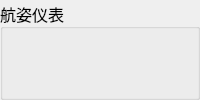
      <widget class="QGroupBox" name="groupBox_2">
       <property name="sizePolicy">
        <sizepolicy hsizetype="Expanding" vsizetype="Expanding">
         <horstretch>0</horstretch>
         <verstretch>0</verstretch>
        </sizepolicy>
       </property>
       <property name="minimumSize">
        <size>
         <width>0</width>
         <height>0</height>
        </size>
       </property>
       <property name="font">
        <font>
         <family>3ds</family>
         <pointsize>12</pointsize>
        </font>
       </property>
       <property name="title">
        <string>航姿仪表</string>
       </property>
       <property name="alignment">
        <set>Qt::AlignLeading|Qt::AlignLeft|Qt::AlignVCenter</set>
       </property>
       <property name="flat">
        <bool>false</bool>
       </property>
       <property name="checkable">
        <bool>false</bool>
       </property>
       <layout class="QVBoxLayout" name="verticalLayout_6">
        <item>
         <layout class="QGridLayout" name="gridLayout_4">
          <item row="1" column="5" colspan="2">
           <widget class="GaugePlane" name="gaugePlane" native="true">
            <property name="sizePolicy">
             <sizepolicy hsizetype="Expanding" vsizetype="Expanding">
              <horstretch>0</horstretch>
              <verstretch>0</verstretch>
             </sizepolicy>
            </property>
            <property name="maximumSize">
             <size>
              <width>16777215</width>
              <height>16777215</height>
             </size>
            </property>
            <property name="borderOutColorStart" stdset="0">
             <color>
              <red>170</red>
              <green>170</green>
              <blue>255</blue>
             </color>
            </property>
            <property name="bgColor" stdset="0">
             <color alpha="150">
              <red>0</red>
              <green>170</green>
              <blue>255</blue>
             </color>
            </property>
            <property name="planeColor" stdset="0">
             <color>
              <red>170</red>
              <green>170</green>
              <blue>127</blue>
             </color>
            </property>
            <property name="pointerColor" stdset="0">
             <color>
              <red>255</red>
              <green>0</green>
              <blue>0</blue>
             </color>
            </property>
            <property name="handleColor" stdset="0">
             <color>
              <red>255</red>
              <green>255</green>
              <blue>0</blue>
             </color>
            </property>
            <property name="degValue" stdset="0">
             <number>0</number>
            </property>
            <property name="rollValue" stdset="0">
             <number>0</number>
            </property>
           </widget>
          </item>
          <item row="0" column="8" rowspan="2">
           <widget class="RulerBar" name="rulerBar" native="true">
            <property name="sizePolicy">
             <sizepolicy hsizetype="Fixed" vsizetype="Expanding">
              <horstretch>0</horstretch>
              <verstretch>0</verstretch>
             </sizepolicy>
            </property>
            <property name="maximumSize">
             <size>
              <width>16777215</width>
              <height>16777215</height>
             </size>
            </property>
            <property name="minValue" stdset="0">
             <double>-100.000000000000000</double>
            </property>
            <property name="value" stdset="0">
             <double>0.000000000000000</double>
            </property>
            <property name="precision" stdset="0">
             <number>0</number>
            </property>
            <property name="longStep" stdset="0">
             <number>10</number>
            </property>
            <property name="shortStep" stdset="0">
             <number>1</number>
            </property>
            <property name="space" stdset="0">
             <number>20</number>
            </property>
            <property name="animation" stdset="0">
             <bool>false</bool>
            </property>
            <property name="bgColorStart" stdset="0">
             <color>
              <red>0</red>
              <green>170</green>
              <blue>0</blue>
             </color>
            </property>
            <property name="bgColorEnd" stdset="0">
             <color>
              <red>170</red>
              <green>85</green>
              <blue>255</blue>
             </color>
            </property>
            <property name="lineColor" stdset="0">
             <color>
              <red>255</red>
              <green>255</green>
              <blue>255</blue>
             </color>
            </property>
            <property name="barBgColor" stdset="0">
             <color>
              <red>255</red>
              <green>255</green>
              <blue>255</blue>
             </color>
            </property>
            <property name="barColor" stdset="0">
             <color>
              <red>170</red>
              <green>255</green>
              <blue>255</blue>
             </color>
            </property>
           </widget>
          </item>
          <item row="0" column="5" colspan="2">
           <widget class="RulerLine" name="rulerLine" native="true">
            <property name="sizePolicy">
             <sizepolicy hsizetype="Expanding" vsizetype="Fixed">
              <horstretch>0</horstretch>
              <verstretch>0</verstretch>
             </sizepolicy>
            </property>
            <property name="maximumSize">
             <size>
              <width>16777215</width>
              <height>100</height>
             </size>
            </property>
            <property name="font">
             <font>
              <family>Arial</family>
              <pointsize>8</pointsize>
             </font>
            </property>
            <property name="minValue" stdset="0">
             <double>0.000000000000000</double>
            </property>
            <property name="maxValue" stdset="0">
             <double>360.000000000000000</double>
            </property>
            <property name="value" stdset="0">
             <double>180.000000000000000</double>
            </property>
            <property name="longStep" stdset="0">
             <number>30</number>
            </property>
            <property name="shortStep" stdset="0">
             <number>5</number>
            </property>
            <property name="space" stdset="0">
             <number>10</number>
            </property>
            <property name="animation" stdset="0">
             <bool>false</bool>
            </property>
            <property name="pointerColor" stdset="0">
             <color alpha="100">
              <red>100</red>
              <green>184</green>
              <blue>255</blue>
             </color>
            </property>
           </widget>
          </item>
         </layout>
        </item>
       </layout>
      </widget>
